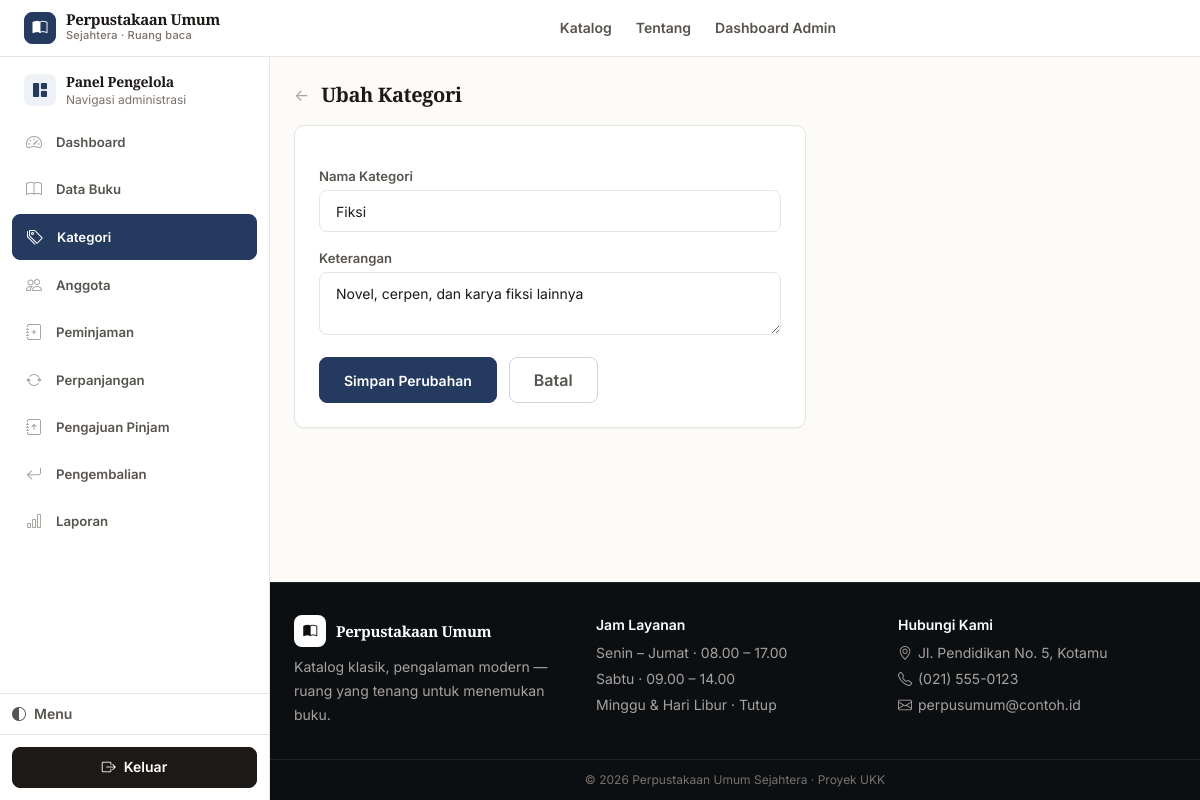
The page /admin/kategori/edit.php?id=1 (signed in) on the database its author committed.
### tables this page shows
CREATE TABLE `kategori` (
  `id_kategori` int NOT NULL,
  `nama_kategori` varchar(100) NOT NULL,
  `keterangan` varchar(255) DEFAULT NULL
);

### includes/functions.php (called while the page is built, shortened)
<?php
function e($string) {
    return htmlspecialchars($string ?? '', ENT_QUOTES, 'UTF-8');
}

### admin/kategori/edit.php (the view, shortened to what this page needs)
<?php
require_once __DIR__ . '/../../config/bootstrap.php';
$id = isset($_GET['id']) ? (int) $_GET['id'] : (int) ($_POST['id'] ?? 0);
$stmt = $pdo->prepare("SELECT * FROM kategori WHERE id_kategori = :id");
$stmt->execute([':id' => $id]);
$kategori = $stmt->fetch();
$nama = $kategori['nama_kategori'];
$keterangan = $kategori['keterangan'];
require_once __DIR__ . '/../../includes/header.php';
require_once __DIR__ . '/../../includes/admin_menu.php';
?>
<div class="max-w-lg">
  <div class="flex items-center gap-3 mb-6">
    <a href="<?= BASE_URL ?>/admin/kategori/index.php" class="text-gray-400 hover:text-gray-600">&larr;</a>
    <h1 class="text-xl font-bold text-gray-800">Ubah Kategori</h1>
  </div>
  <form method="post" action="" class="bg-white rounded-xl border border-gray-100 shadow-sm p-6 space-y-4">
    <div>
      <label class="block text-sm font-medium text-gray-700 mb-1">Nama Kategori</label>
      <input type="text" name="nama_kategori" required value="<?= e($nama) ?>" class="w-full border border-gray-300 rounded-lg px-4 py-2.5 focus:outline-none focus:ring-2 focus:ring-brand-500">
    </div>
    <div>
      <label class="block text-sm font-medium text-gray-700 mb-1">Keterangan</label>
      <textarea name="keterangan" rows="2" class="w-full border border-gray-300 rounded-lg px-4 py-2.5 focus:outline-none focus:ring-2 focus:ring-brand-500"><?= e($keterangan) ?></textarea>
    </div>
    <div class="flex gap-3">
      <button type="submit" class="bg-brand-600 hover:bg-brand-700 text-white font-medium px-6 py-2.5 rounded-lg transition">Simpan Perubahan</button>
      <a href="<?= BASE_URL ?>/admin/kategori/index.php" class="border border-gray-300 hover:bg-gray-50 px-6 py-2.5 rounded-lg transition text-gray-600">Batal</a>
    </div>
  </form>
</div>
<?php require_once __DIR__ . '/../../includes/footer.php'; ?>

### assets/css/app.css (style rules this page uses)
:root { color-scheme: light; --paper: #fdfbf7; --paper-2: #f7f2eb; --surface: #ffffff; --surface-2: #faf8f5; --surface-hover: #f5f1ea; --border: #e7e5e4; --border-strong: #d6d3d1; --border-faint: #f5f5f4; --text: #1c1917; --text-muted: #57534e; --text-faint: #78716c; --text-faint-2: #a8a29e; --accent: #243a5e; --accent-hover: #1a2c4a; --accent-soft: #eef2f7; --accent-soft-2: #dbe6f2; --accent-ring: rgba(36,58,94,.14); --accent-text: #243a5e; --radius-sm: 6px; --radius: 8px; --radius-md: 10px; --radius-lg: 12px; --radius-xl: 14px; --shadow-xs: 0 1px 2px rgba(16,24,40,.05); --shadow-sm: 0 1px 3px rgba(16,24,40,.06); --shadow: 0 2px 8px rgba(16,24,40,.06); --font-body: Inter, ui-sans-serif, system-ui, -apple-system, "Segoe UI", sans-serif; --font-display: "EB Garamond", "Source Serif 4", Georgia, "Times New Roman", serif; --transition: 160ms ease; --transition-fast: 120ms ease; --badge-amber-bg: #fffbeb; --badge-amber-border: #fde68a; --badge-amber-text: #92400e; --badge-red-bg: #fef2f2; --badge-red-border: #fecaca; --badge-red-text: #991b1b; --badge-emerald-bg: #ecfdf5; --badge-emerald-border: #a7f3d0; --badge-emerald-text: #065f46; --badge-slate-bg: #f8fafc; --badge-slate-border: var(--border); --badge-slate-text: var(--text-faint); }
html { scroll-behavior: smooth; }
body { font-family: var(--font-body); background: var(--paper); color: var(--text); -webkit-font-smoothing: antialiased; text-rendering: optimizeLegibility; line-height: 1.65; }
h1, h2, h3, .font-display, .hero-title { font-family: var(--font-display); letter-spacing: -0.02em; line-height: 1.2; color: var(--text); }
h1 { font-weight: 700; }
@media (prefers-reduced-motion: no-preference) { * { scroll-behavior: auto; } }
.bg-white.rounded-2xl, .bg-white.rounded-3xl, .bg-white.rounded-xl, .profile-card, .report-stat, .report-sheet, .responsive-table-card, .mobile-card, .member-loan-card, .history-stat { border: 1px solid var(--border) !important; border-radius: var(--radius-md) !important; box-shadow: var(--shadow-xs) !important; background: var(--surface) !important; }
.shadow-soft, .shadow-sm, .shadow-float, .shadow-lg, .shadow-xl { box-shadow: var(--shadow-xs) !important; }
a.bg-brand-600, button.bg-brand-600, .bg-brand-600 { background: var(--accent) !important; color: #fff !important; border: 1px solid var(--accent) !important; border-radius: var(--radius) !important; box-shadow: none !important; font-weight: 600 !important; font-size: 0.875rem !important; transition: background var(--transition-fast), border-color var(--transition-fast), color var(--transition-fast) !important; transform: none !important; }
a.border, button.border { border-radius: var(--radius) !important; font-weight: 600 !important; }
.rounded-xl { border-radius: var(--radius) !important; }
input, select, textarea { border: 1px solid var(--border) !important; background: var(--surface) !important; color: var(--text) !important; border-radius: var(--radius) !important; transition: border-color var(--transition-fast), box-shadow var(--transition-fast), background var(--transition-fast) !important; font-size: 0.875rem !important; }
input::placeholder, textarea::placeholder { color: var(--text-faint-2) !important; }
label { color: var(--text-muted) !important; font-weight: 600 !important; font-size: 0.82rem !important; }
.px-4.py-2\.5 { padding-top: 0.6rem !important; padding-bottom: 0.6rem !important; }
input, select, textarea, button { max-width: 100%; }
.border-slate-200, .border-slate-100, .border-gray-100, .border-gray-200 { border-color: var(--border) !important; }
.text-slate-800, .text-gray-800 { color: var(--text) !important; }
.text-slate-600, .text-gray-600 { color: var(--text-muted) !important; }
.text-slate-400, .text-gray-400 { color: var(--text-faint-2) !important; }
body { animation: none !important; }
main > * { animation: none !important; }
a { transition: color var(--transition-fast) !important; }
.mb-6 { margin-bottom: 1rem !important; }

### rows shown on the page
kategori: nama_kategori "Fiksi", keterangan "Novel, cerpen, dan karya fiksi lainnya"

### other values the page prints
$item['label'] "Dashboard"
$item['label'] "Data Buku"
$item['label'] "Kategori"
$item['label'] "Anggota"
$item['label'] "Peminjaman"
$item['label'] "Perpanjangan"
$item['label'] "Pengajuan Pinjam"
$item['label'] "Pengembalian"
$item['label'] "Laporan"
